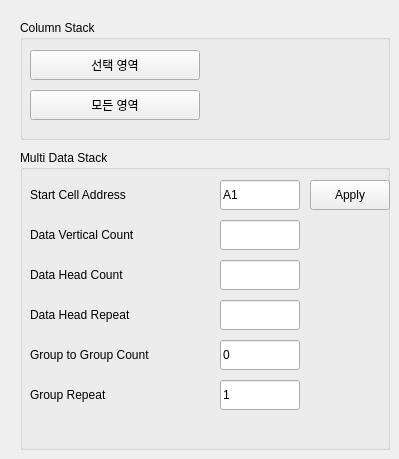
    <widget class="QWidget" name="tab_2">
     <attribute name="title">
      <string>2</string>
     </attribute>
     <widget class="QGroupBox" name="groupBox_2">
      <property name="geometry">
       <rect>
        <x>20</x>
        <y>150</y>
        <width>370</width>
        <height>300</height>
       </rect>
      </property>
      <property name="title">
       <string>Multi Data Stack</string>
      </property>
      <property name="flat">
       <bool>true</bool>
      </property>
      <widget class="QLineEdit" name="start_cell_input">
       <property name="geometry">
        <rect>
         <x>200</x>
         <y>30</y>
         <width>80</width>
         <height>30</height>
        </rect>
       </property>
       <property name="sizePolicy">
        <sizepolicy hsizetype="Expanding" vsizetype="Fixed">
         <horstretch>0</horstretch>
         <verstretch>0</verstretch>
        </sizepolicy>
       </property>
       <property name="focusPolicy">
        <enum>Qt::ClickFocus</enum>
       </property>
       <property name="text">
        <string>A1</string>
       </property>
       <property name="maxLength">
        <number>10</number>
       </property>
      </widget>
      <widget class="QLineEdit" name="length_input">
       <property name="geometry">
        <rect>
         <x>200</x>
         <y>70</y>
         <width>80</width>
         <height>30</height>
        </rect>
       </property>
       <property name="sizePolicy">
        <sizepolicy hsizetype="Expanding" vsizetype="Fixed">
         <horstretch>0</horstretch>
         <verstretch>0</verstretch>
        </sizepolicy>
       </property>
       <property name="focusPolicy">
        <enum>Qt::ClickFocus</enum>
       </property>
       <property name="text">
        <string/>
       </property>
      </widget>
      <widget class="QLineEdit" name="data_head_input">
       <property name="geometry">
        <rect>
         <x>200</x>
         <y>110</y>
         <width>80</width>
         <height>30</height>
        </rect>
       </property>
       <property name="sizePolicy">
        <sizepolicy hsizetype="Expanding" vsizetype="Fixed">
         <horstretch>0</horstretch>
         <verstretch>0</verstretch>
        </sizepolicy>
       </property>
       <property name="focusPolicy">
        <enum>Qt::ClickFocus</enum>
       </property>
       <property name="text">
        <string/>
       </property>
      </widget>
      <widget class="QLineEdit" name="table_head_input">
       <property name="geometry">
        <rect>
         <x>200</x>
         <y>150</y>
         <width>80</width>
         <height>30</height>
        </rect>
       </property>
       <property name="sizePolicy">
        <sizepolicy hsizetype="Expanding" vsizetype="Fixed">
         <horstretch>0</horstretch>
         <verstretch>0</verstretch>
        </sizepolicy>
       </property>
       <property name="focusPolicy">
        <enum>Qt::ClickFocus</enum>
       </property>
       <property name="text">
        <string/>
       </property>
      </widget>
      <widget class="QLineEdit" name="data_pitch_input">
       <property name="geometry">
        <rect>
         <x>200</x>
         <y>190</y>
         <width>80</width>
         <height>30</height>
        </rect>
       </property>
       <property name="sizePolicy">
        <sizepolicy hsizetype="Expanding" vsizetype="Fixed">
         <horstretch>0</horstretch>
         <verstretch>0</verstretch>
        </sizepolicy>
       </property>
       <property name="focusPolicy">
        <enum>Qt::ClickFocus</enum>
       </property>
       <property name="text">
        <string>0</string>
       </property>
      </widget>
      <widget class="QLineEdit" name="data_n_input">
       <property name="geometry">
        <rect>
         <x>200</x>
         <y>230</y>
         <width>80</width>
         <height>30</height>
        </rect>
       </property>
       <property name="sizePolicy">
        <sizepolicy hsizetype="Expanding" vsizetype="Fixed">
         <horstretch>0</horstretch>
         <verstretch>0</verstretch>
        </sizepolicy>
       </property>
       <property name="focusPolicy">
        <enum>Qt::ClickFocus</enum>
       </property>
       <property name="text">
        <string>1</string>
       </property>
      </widget>
      <widget class="QLabel" name="dmy_5">
       <property name="geometry">
        <rect>
         <x>10</x>
         <y>30</y>
         <width>150</width>
         <height>30</height>
        </rect>
       </property>
       <property name="text">
        <string>Start Cell Address</string>
       </property>
       <property name="alignment">
        <set>Qt::AlignLeading|Qt::AlignLeft|Qt::AlignVCenter</set>
       </property>
      </widget>
      <widget class="QLabel" name="dmy_8">
       <property name="geometry">
        <rect>
         <x>10</x>
         <y>70</y>
         <width>150</width>
         <height>30</height>
        </rect>
       </property>
       <property name="text">
        <string>Data Vertical Count</string>
       </property>
       <property name="alignment">
        <set>Qt::AlignLeading|Qt::AlignLeft|Qt::AlignVCenter</set>
       </property>
      </widget>
      <widget class="QLabel" name="dmy_7">
       <property name="geometry">
        <rect>
         <x>10</x>
         <y>110</y>
         <width>150</width>
         <height>30</height>
        </rect>
       </property>
       <property name="text">
        <string>Data Head Count</string>
       </property>
       <property name="alignment">
        <set>Qt::AlignLeading|Qt::AlignLeft|Qt::AlignVCenter</set>
       </property>
      </widget>
      <widget class="QLabel" name="dmy_6">
       <property name="geometry">
        <rect>
         <x>10</x>
         <y>150</y>
         <width>150</width>
         <height>30</height>
        </rect>
       </property>
       <property name="text">
        <string>Data Head Repeat</string>
       </property>
       <property name="alignment">
        <set>Qt::AlignLeading|Qt::AlignLeft|Qt::AlignVCenter</set>
       </property>
      </widget>
      <widget class="QLabel" name="dmy_10">
       <property name="geometry">
        <rect>
         <x>10</x>
         <y>190</y>
         <width>150</width>
         <height>30</height>
        </rect>
       </property>
       <property name="text">
        <string>Group to Group Count</string>
       </property>
       <property name="alignment">
        <set>Qt::AlignLeading|Qt::AlignLeft|Qt::AlignVCenter</set>
       </property>
      </widget>
      <widget class="QLabel" name="dmy_9">
       <property name="geometry">
        <rect>
         <x>10</x>
         <y>230</y>
         <width>150</width>
         <height>30</height>
        </rect>
       </property>
       <property name="text">
        <string>Group Repeat</string>
       </property>
       <property name="alignment">
        <set>Qt::AlignLeading|Qt::AlignLeft|Qt::AlignVCenter</set>
       </property>
      </widget>
     </widget>
     <widget class="QGroupBox" name="groupBox_5">
      <property name="geometry">
       <rect>
        <x>20</x>
        <y>20</y>
        <width>370</width>
        <height>120</height>
       </rect>
      </property>
      <property name="title">
       <string>Column Stack</string>
      </property>
      <property name="flat">
       <bool>true</bool>
      </property>
      <widget class="QPushButton" name="btn_only_list">
       <property name="enabled">
        <bool>true</bool>
       </property>
       <property name="geometry">
        <rect>
         <x>10</x>
         <y>70</y>
         <width>170</width>
         <height>30</height>
        </rect>
       </property>
       <property name="sizePolicy">
        <sizepolicy hsizetype="Expanding" vsizetype="Fixed">
         <horstretch>0</horstretch>
         <verstretch>0</verstretch>
        </sizepolicy>
       </property>
       <property name="focusPolicy">
        <enum>Qt::NoFocus</enum>
       </property>
       <property name="text">
        <string>모든 영역</string>
       </property>
       <property name="icon">
        <iconset>
         <normaloff>:/__resource__/image/unit_all_stack.png</normaloff>:/__resource__/image/unit_all_stack.png</iconset>
       </property>
       <property name="iconSize">
        <size>
         <width>25</width>
         <height>25</height>
        </size>
       </property>
       <property name="flat">
        <bool>false</bool>
       </property>
      </widget>
      <widget class="QPushButton" name="btn_sel_only_list">
       <property name="enabled">
        <bool>true</bool>
       </property>
       <property name="geometry">
        <rect>
         <x>10</x>
         <y>30</y>
         <width>170</width>
         <height>30</height>
        </rect>
       </property>
       <property name="sizePolicy">
        <sizepolicy hsizetype="Expanding" vsizetype="Fixed">
         <horstretch>0</horstretch>
         <verstretch>0</verstretch>
        </sizepolicy>
       </property>
       <property name="focusPolicy">
        <enum>Qt::NoFocus</enum>
       </property>
       <property name="text">
        <string>선택 영역</string>
       </property>
       <property name="icon">
        <iconset>
         <normaloff>:/__resource__/image/unit_selection_stack.png</normaloff>:/__resource__/image/unit_selection_stack.png</iconset>
       </property>
       <property name="iconSize">
        <size>
         <width>200</width>
         <height>20</height>
        </size>
       </property>
       <property name="flat">
        <bool>false</bool>
       </property>
      </widget>
     </widget>
     <widget class="QPushButton" name="stack_btn">
      <property name="geometry">
       <rect>
        <x>310</x>
        <y>180</y>
        <width>80</width>
        <height>30</height>
       </rect>
      </property>
      <property name="focusPolicy">
       <enum>Qt::NoFocus</enum>
      </property>
      <property name="text">
       <string>Apply</string>
      </property>
     </widget>
     <zorder>groupBox_5</zorder>
     <zorder>groupBox_2</zorder>
     <zorder>stack_btn</zorder>
    </widget>
